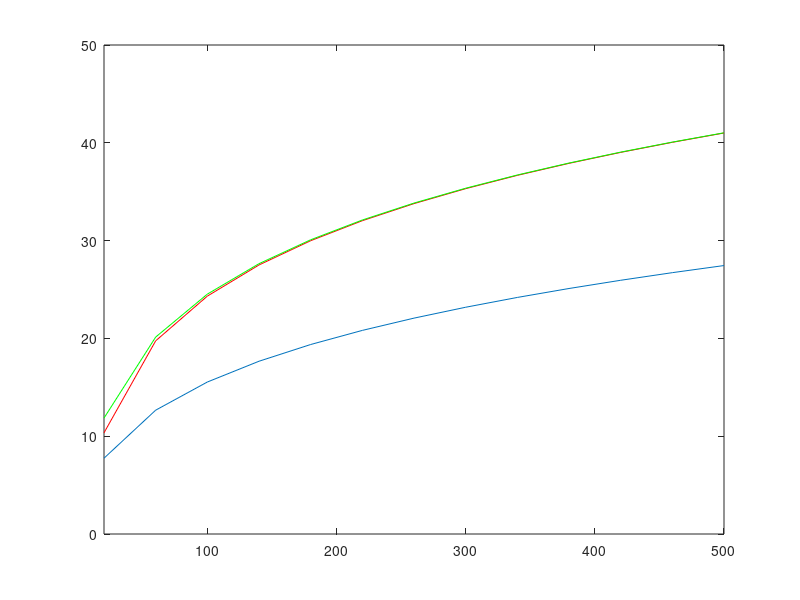

Write the MATLAB code that produced this figure.
clear
clc
p=10;
Rh=100;
v=3.8;
vr=(10^(8/10))^2;
meen=2.2;
K=10;
n=10^3;
m=20:40:500;
mu=log(meen^2/sqrt(vr+meen^2));
sig=sqrt(log(vr/(meen^2)+1));
z=lognrnd(mu,sig,K,n);
Rk=unifrnd(100,925,K,n);
 B=z./((Rk./100).^v);
 
 %.............perfect mrc
for l=1:length(m);
for i=1:K
    sum_B=sum(B);
    num=p*(m(l)-1)*B(i,:);
    den=p*(sum_B-B(i,:))+1;
    x=num./den;
    c(i,:)=log2(1+x);
end 
Rp(l)=sum(sum(c)/n);
end 
plot(m,Rp)
axis([min(m) max(m) 0 50])
clear sum_B num den c Rp
%..................ZF
for l=1:length(m);
    x=p*(m(l)-K)*B;
    c=log2(1+x);
    Rp(l)=sum(sum(c))/n;
end 
Rp(l)=sum(sum(c)/n);
hold on
plot(m,Rp,'r')
axis([min(m) max(m) 0 50]);
clear x c Rp
%................mmse
 for l=1:length(m)
 M=m(l);
x=10*ones(K,n);
a=10*ones(K,n);
while sum(sum(a))>1
num=p.*B.*x+(1/(K-1));
den=(M*p*B.*(1-((K-1)*(x-1)./M))+1).^2;
sam=num./den;
for i=1:K
x1(i,:)=sum(sam)-sam(i);
end 
 a=abs(x-x1);
 x=x1;
end 
muu=x;
 s=(M.*p.*(1-((K-1).*(muu-1)./M)).*B)+1;
 for i=1:K
 y=1./s(i,:);
num1(i,:)=(1/(K-1))*(sum(1./s)-y);
num2(i,:)=1+p*(sum(B./s.^2)-B(i,:).*y.^2);
kisi(i,:)=muu(i,:)./(num1(i,:).*num2(i,:));
 end
alpha=(M-K+1+(K-1)*muu).^2./(M-K+1+(K-1).*kisi);
teta=p*B.*(M-K+1+(K-1).*kisi)./(M-K+1+(K-1)*muu);
clear x
x=(alpha-1).*teta;
c=log2(1+x);
Rp(l)=sum(sum(c)/n);
 end 
 hold on
 plot(m,Rp,'g')




